Frame 1 (no input): blank canvas, image omitted
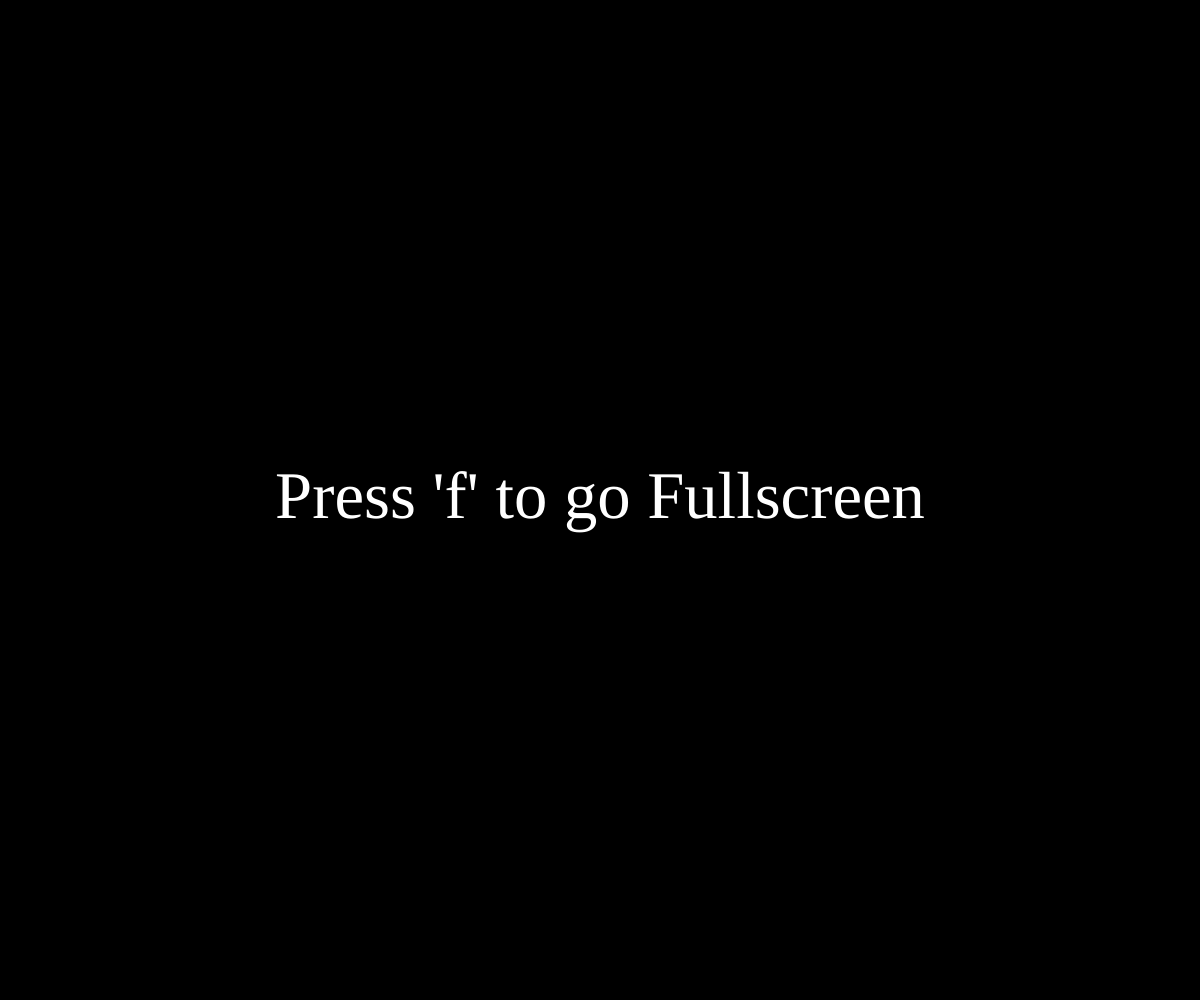
Frame 60 (no input)
Frame 120 (the mouse pressed at the canvas centre since frame 60): identical to frame 60, image omitted

The p5.js sketch that drew this single still picture (run headless with seeded random() and noise() and a simulated clock; from frame 60 on, the mouse is pressed at the canvas centre):

// p5.js sketch
// ── sketch.js
var fade;
var state;
var msg;

function setup() {
  createCanvas(windowWidth, windowHeight);
  frameRate(24);
  state = 0;
  fade = 0;
  msg = "";
}



function draw() {
  background(0);
  fill(fade);
  textSize(height / 15);
  textFont('Montserrat');
  textAlign(CENTER, CENTER);
  text(msg, width / 2, height / 2);
  // black fade in to white text
  if (state == 0) {
    msg = "Press 'f' to go Fullscreen";
    fade += 5;
    if (fade > 255) {
      fade = 255;
    }
  }

  // text should be visibile and once fullscreen activated, fade out + state change
  if (state == 1) {
    fade -= 5;
    if (fade < 0) {
      fade = 0;
      state = 2;
    }
  }

  // next text fades in + state change
  if (state == 2) {
    msg = "Use Headphones For Best Experience";
    fade += 5;
    if (fade > 255) {
      fade = 255;
      state = 3;
    }
  }

  // text has reached full brightness, now it fades out
  if (state == 3) {
    fade -= 10;
    if (fade < 0) {
      fade = 0;
      state = 4;
    }
  }


  if (state == 4) {
    msg = "Press Spacebar to Start";
    fade += 5;
    if (fade > 255) {
      fade = 255;
      state = 5;
    }
  }
}


function windowResized() {
  resizeCanvas(windowWidth, windowHeight);
  state = 1;
}


function keyPressed() {
  if (keyCode == 70) {
    fullscreen(true);
  }
}

// ── instructions.js
function instructions() {

  background(0);
  fill(fade);
  textSize(height / 15);
  textFont('Montserrat');
  textAlign(CENTER, CENTER);
  text(msg, width / 2, height / 2);
  // black fade in to white text
  //print("fade " + fade);

  switch (stateChoice) {
    case 0:
      msg = "Press 'f' to go Fullscreen";
      fade += 5;
      break;

      // text should be visibile and once fullscreen activated, fade out + state change
    case 1:
      fade -= 5;
      if (fade < 0) {
        stateChoice = 2;
      }
      break;

      // next text fades in + state change
    case 2:
      msg = "Use Headphones For Best Experience";
      fade += 5;
      if (fade > 255) {
        stateChoice = 3;
        toggleSound();
      }
      break;

      // text has reached full brightness, now it fades out
    case 3:
      fade -= 5;
      if (fade < 0) {
        stateChoice = 4;
      }
      break;


    case 4:
      msg = "Click and drag mouse";
      fade += 5;
      if (fade > 255) {
        stateChoice = 5;
      }
      break;

    case 5:
      fade -= 5;
      break;

      // start exhibit01
    // case 6:
    //   //link to exhibi01?
    //   // animation to exhibit01?
    //   break;

    default:
      stateChoice = 4;
      break;

  }
  fadeLimit();
}

function fadeLimit() {
  if (fade > 255) {
    fade = 255;
  } else if (fade < 0) {
    fade = 0;
  }
}
